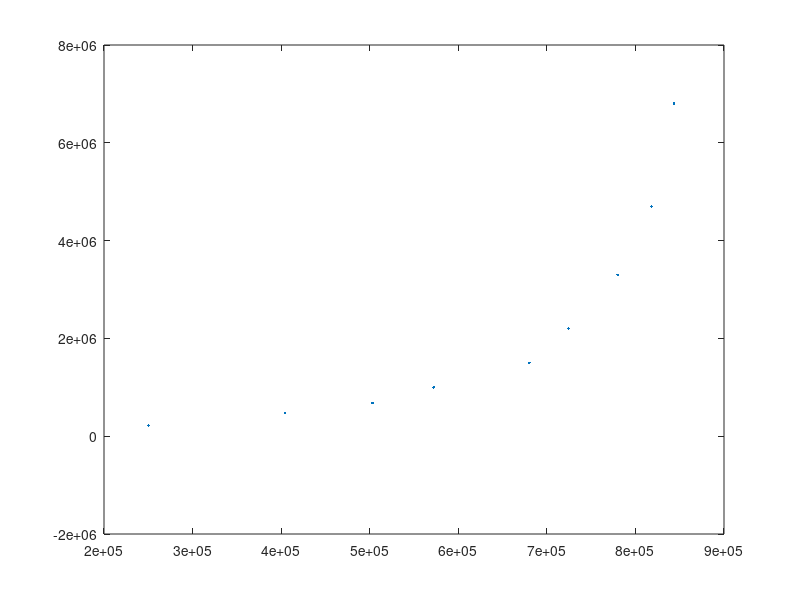

The MATLAB script that drew this image:
clc
clear all
close all
load('data.mat')
X = data.resReading;
Y = data.resReal;
po = 10;
res = X(1):1:X(end);


modelfun = @(b,x)(b(1)+b(2)./(b(3)*x+b(4)));

beta0 = [1000000;170000000000;1;1];
t = modelfun(beta0,res);

opts = statset('nlinfit');
opts = statset('MaxIter',1000);
opts.RobustWgtFun = 'bisquare';

b = nlinfit(X,Y,modelfun,beta0);
p = polyfit(X,Y,po);

y = modelfun(b,res);
z =  polyval(p,res);
figure
plot(X,Y,'.');
hold on
plot(res,y);


%{
po = {'constant', '(x-y)^-1'};
p = polyfitn(X,Y,po);
z = polyvaln(p,res)';


figure
plot(X,Y,'.');
hold on
plot(res,z);





X = data.reading2;
Y = data.resis2;
b2 = nlinfit(X,Y,modelfun,beta0);
p2 = polyfit(X,Y,po);
res = X(1):1:X(end);
y = modelfun(b2,res);
z =  polyval(p2,res);
figure
plot(X,Y,'.');
hold on
plot(res,y);


X = data.reading3;
Y = data.resis3;
b3 = nlinfit(X,Y,modelfun,beta0);
p3 = polyfit(X,Y,po);
res = X(1):1:X(end);
y = modelfun(b3,res);
z =  polyval(p3,res);
figure
plot(X,Y,'.');
hold on
plot(res,z);


b2
p3


% figure;
% p = polyfit(X,Y,50);
% 
% plot(res,polyval(p,res),'-r')
% hold on
% plot(X,Y);
% 


%}
